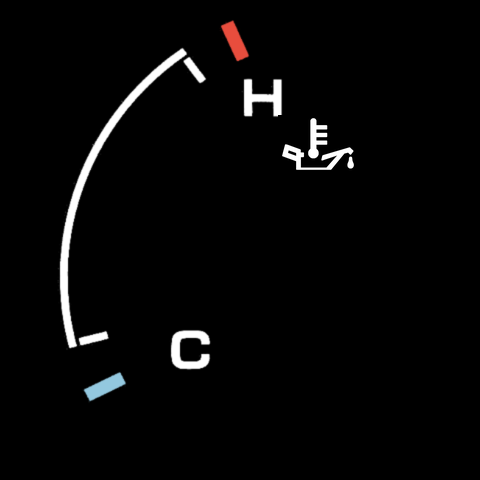
#> input picture art/faces/temp_oil_480.png, 480 x 480 px
$ python -i knob_mock.py   (imports and definitions only)
#> lines starting #> are read from the running program, lines starting #| are printed output that depends on the picture; after the words box and inside, x2 and y2 are one past the last pixel; in counts of white or black regions, pixels touching at a corner belong together
#> further down, picture is the input picture: PIL image 480x480 RGB; mean R, G, B 7.2, 7, 7
"""Mock of the CrowPanel 1.28 knob selector UI (240x240 round), owner concept 2026-10-17.
Rotate: horizontal carousel, temp -> fuel -> tach -> ODO/TRIP -> speedo (wraps). The ODO/TRIP stop (owner 2026-10-17) is
labelled ODO/TRIP in the tach legend font (Roboto Regular, legend orange) over the live readout in the tach's 7-segment
digits; tap slides vertically between the odometer and trip readouts (the tach follows), hold resets the trip.
Tap: the selected gauge slides vertically to its alternate face (and the main gauge changes).
Hold 2 s: the knob screen inverts for 0.5 s and stays on that gauge's default face; the action runs on the main gauge."""
import sys, numpy as np
from PIL import Image, ImageDraw, ImageOps
# [1 line not run here, left out]
import night_preview as npv, tach_boost_mock as tb, speedo_data_face as sd
import ethanol_face as ef, seg7
S=240
def rnd(im):
    im=im.convert('RGB').resize((S,S),Image.LANCZOS); m=Image.new('L',(S*4,S*4),0); ImageDraw.Draw(m).ellipse((0,0,S*4-1,S*4-1),fill=255)
#> after `m = Image.new('L', (S * 4, S * 4), 0)`: m: PIL image 960x960 L; every value is 0
#> after `ImageDraw.Draw(m).ellipse((0, 0, S * 4 - 1, S * 4 - 1), fill=255)`:
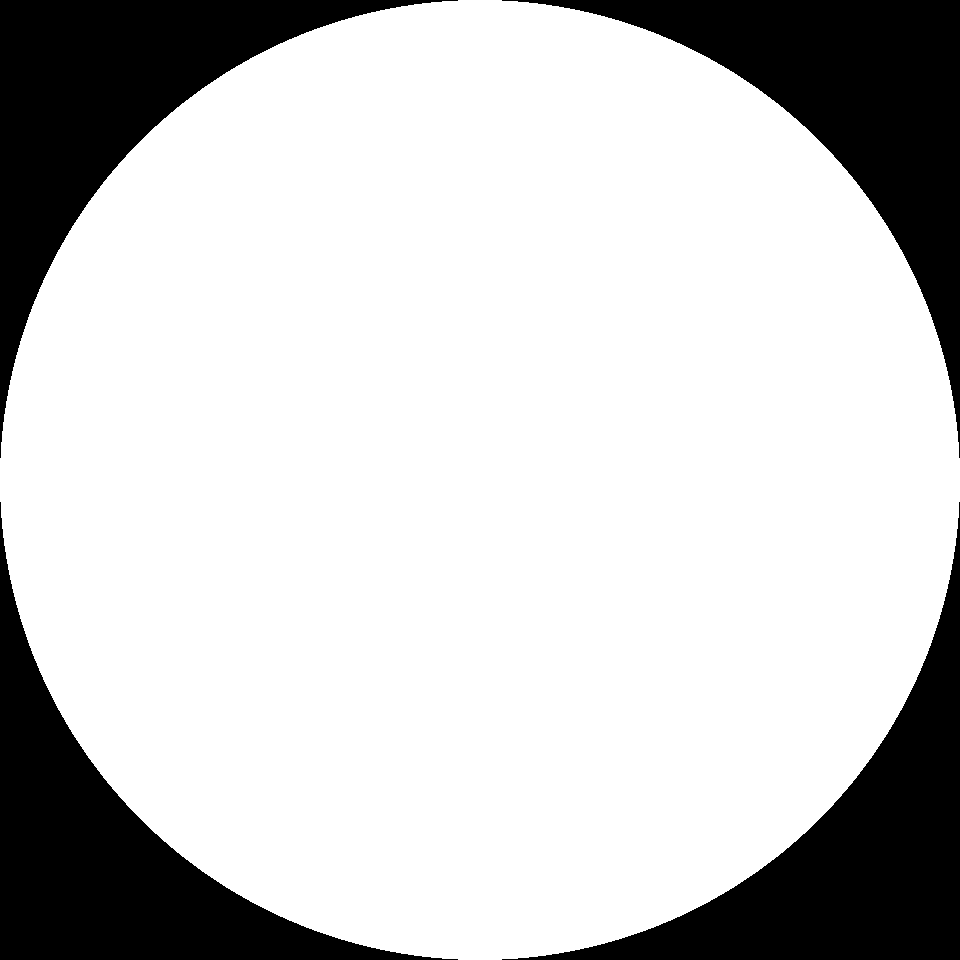
#> m: PIL image 960x960 L; 78.5% white; 4 black regions, box (x1, y1, x2, y2) and area: (0, 0, 458, 458) 49479, (502, 0, 960, 458) 49479, (0, 502, 458, 960) 49479, (502, 502, 960, 960) 49479
    out=Image.new('RGB',(S,S),(0,0,0)); out.paste(im,(0,0),m.resize((S,S),Image.LANCZOS)); return out
#> after `out = Image.new('RGB', (S, S), (0, 0, 0))`: out: PIL image 240x240 RGB; every value is 0
def faces(night=False):
    vals=dict(air=14.7,oil=52,speed=123,volts=14.1)
    eth=ef.render(67,night); eth=eth if isinstance(eth,Image.Image) else Image.fromarray(np.clip(eth,0,255).astype(np.uint8))
    return {'temp':(npv.compose('temp',-100,night),npv.compose('temp',-100,night,'art/faces/temp_oil_480.png')),
            'fuel':(npv.compose('fuel',-60,night),eth),
            'tach':(tb.compose(3000,0,False,night),tb.compose(5500,0.10,True,night)),
            'speedo':(npv.compose('speedo',-40,night),sd.render(vals,[i['key'] for i in sd.ITEMS],night))}
def odo_stop(kind,value):
    c=np.zeros((S,S,3)); cap=26; lm=seg7.render_legend('ODO/TRIP',cap)
    h,w=lm.shape; x=(S-w)//2; y=78; c[y:y+h,x:x+w]=lm[...,None]*np.array(seg7.LEGEND['rgb'],float)
    m=seg7.render_text(seg7.field_text(kind,value),46); h2,w2=m.shape; x2=(S-w2)//2; y2=y+h+22
    c[y2:y2+h2,x2:x2+w2]=m[...,None]*np.array(seg7.ODO_RGB,float)
    return rnd(Image.fromarray(np.clip(c,0,255).astype(np.uint8)))
def frames(night=False):
    F={k:(rnd(a),rnd(b)) for k,(a,b) in faces(night).items()}; F['odo']=(odo_stop('odo',123456),odo_stop('trip',287.4)); order=['temp','fuel','tach','odo','speedo']
    def strip(i0,i1,t):     # horizontal scroll from gauge i0 to i1, fraction t
        a,b=F[order[i0]][0],F[order[i1]][0]; c=Image.new('RGB',(S,S)); x=int(-t*S); c.paste(a,(x,0)); c.paste(b,(x+S,0)); return c
    def vslide(k,t):
        a,b=F[k]; c=Image.new('RGB',(S,S)); y=int(-t*S); c.paste(a,(0,y)); c.paste(b,(0,y+S)); return c
    return [('temp',F['temp'][0]),('rotate: temp to fuel',strip(0,1,0.5)),('fuel',F['fuel'][0]),('tap: fuel to ethanol',vslide('fuel',0.5)),
            ('tach',F['tach'][0]),('rotate: tach to ODO/TRIP',strip(2,3,0.5)),('ODO/TRIP (odometer)',F['odo'][0]),('tap: ODO to TRIP',vslide('odo',0.5)),('hold: reset trip, 0.5 s invert',rnd(ImageOps.invert(odo_stop('trip',0.0)))),('speedo',F['speedo'][0])]
# [7 lines not run here, left out]

>>> from PIL import Image
>>> picture = Image.open('../../art/faces/temp_oil_480.png')
>>> result = rnd(picture)
